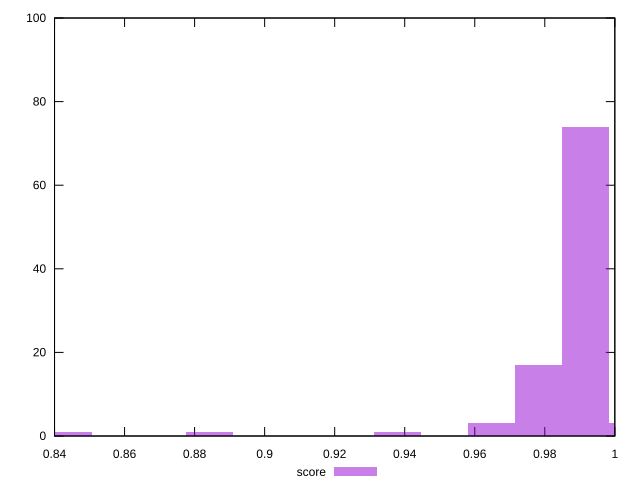

This figure's gnuplot source:
reset

$score <<EOF
0.9781197168824287 17
0.9915186171136948 74
0.9647208166511626 3
1.004917517344961 3
0.8441307145697673 1
0.9379230161886303 1
0.8843274152635657 1
EOF

set key outside below
set boxwidth 0.013398900231266147
set xrange [0.84:1]
set yrange [0:100]
set trange [0:100]
set style fill transparent solid 0.5 noborder
set terminal svg size 640, 490 enhanced background rgb 'white'
set output "report_00021_2021-02-20T09:16:39.615Z/total-blocking-time/samples/pages+cached+noadtech/score/histogram.svg"

plot $score title "score" with boxes

reset
